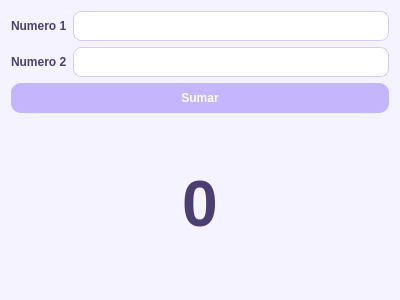
<?xml version="1.0" encoding="UTF-8"?>
<ui version="4.0">
 <class>Dialog</class>
 <widget class="QDialog" name="Dialog">
  <property name="geometry">
   <rect>
    <x>0</x>
    <y>0</y>
    <width>400</width>
    <height>300</height>
   </rect>
  </property>
  <property name="windowTitle">
   <string>CalculadoraArmando</string>
  </property>
  <property name="styleSheet">
   <string notr="true">QDialog {
    background-color: #F5F3FF; /* fondo lila muy claro */
    font-family: &quot;Segoe UI&quot;, &quot;Arial&quot;;
    font-size: 12pt;
}

/* Etiquetas */
QLabel {
    color: #4B3F72; /* lila oscuro elegante */
    font-weight: 500;
}

QLabel#label_resultado {
    color: #4B3F72; /* lila oscuro elegante */
	font-size: 48pt;
    font-weight: 500;
}

/* Campos de texto */
QLineEdit {
    background-color: #FFFFFF;
    border: 1px solid #D6CCF2;
    border-radius: 8px;
    padding: 6px;
    color: #333333;
}

QLineEdit:focus {
    border: 1px solid #A78BFA; /* lila más intenso al enfocar */
    background-color: #FAF9FF;
}

/* Botones */
QPushButton {
    background-color: #C4B5FD; /* lila suave */
    color: #FFFFFF;
    border: none;
    border-radius: 10px;
    padding: 8px 16px;
    font-weight: 600;
}

QPushButton:hover {
    background-color: #A78BFA;
}

QPushButton:pressed {
    background-color: #8B5CF6;
}

/* Botón secundario (opcional con objectName) */
QPushButton#secondaryButton {
    background-color: transparent;
    color: #6D5BA6;
    border: 1px solid #C4B5FD;
}

QPushButton#secondaryButton:hover {
    background-color: #EDE9FE;
}</string>
  </property>
  <layout class="QVBoxLayout" name="verticalLayout_2">
   <item>
    <layout class="QVBoxLayout" name="verticalLayout">
     <item>
      <layout class="QGridLayout" name="gridLayout">
       <item row="0" column="0">
        <widget class="QLabel" name="label">
         <property name="text">
          <string>Numero 1</string>
         </property>
        </widget>
       </item>
       <item row="0" column="1">
        <widget class="QLineEdit" name="edit_numero1"/>
       </item>
       <item row="1" column="0">
        <widget class="QLabel" name="label_2">
         <property name="text">
          <string>Numero 2</string>
         </property>
        </widget>
       </item>
       <item row="1" column="1">
        <widget class="QLineEdit" name="edit_numero2"/>
       </item>
      </layout>
     </item>
     <item>
      <widget class="QPushButton" name="boton_sumar">
       <property name="text">
        <string>Sumar</string>
       </property>
      </widget>
     </item>
     <item>
      <widget class="QLabel" name="label_resultado">
       <property name="font">
        <font>
         <pointsize>48</pointsize>
         <weight>62</weight>
         <bold>true</bold>
        </font>
       </property>
       <property name="text">
        <string>0</string>
       </property>
       <property name="alignment">
        <set>Qt::AlignCenter</set>
       </property>
      </widget>
     </item>
    </layout>
   </item>
  </layout>
 </widget>
 <resources/>
 <connections/>
</ui>
